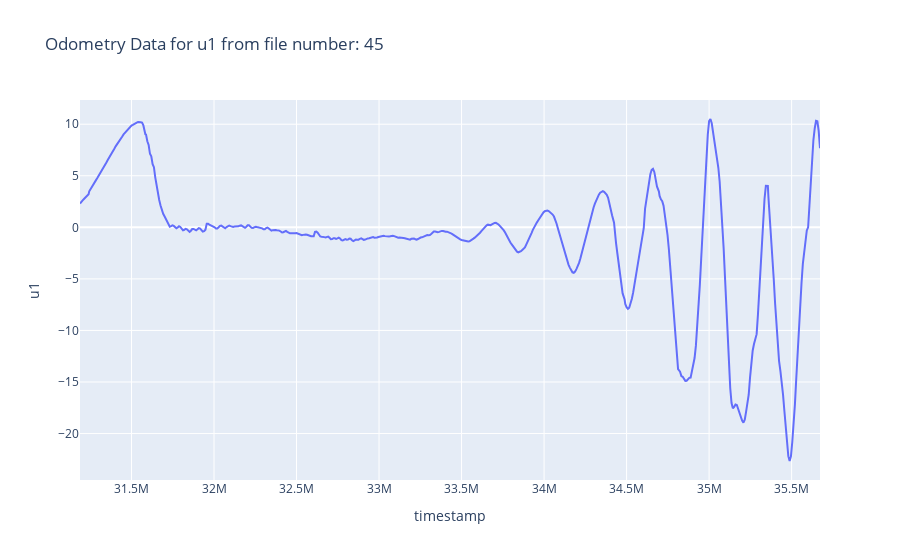
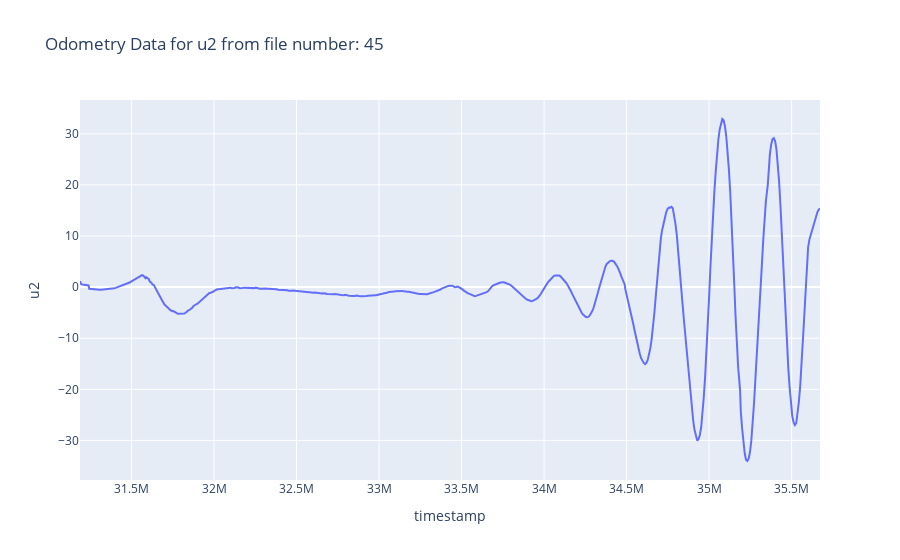
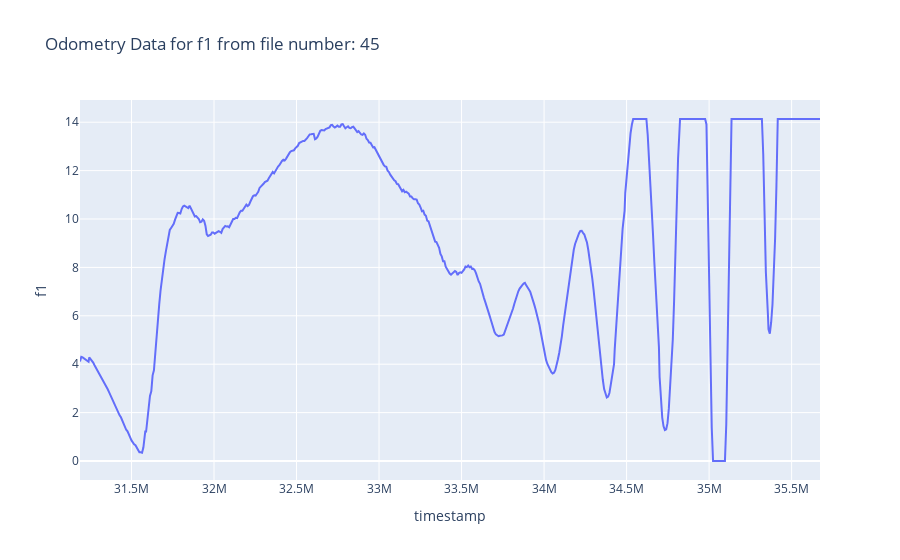
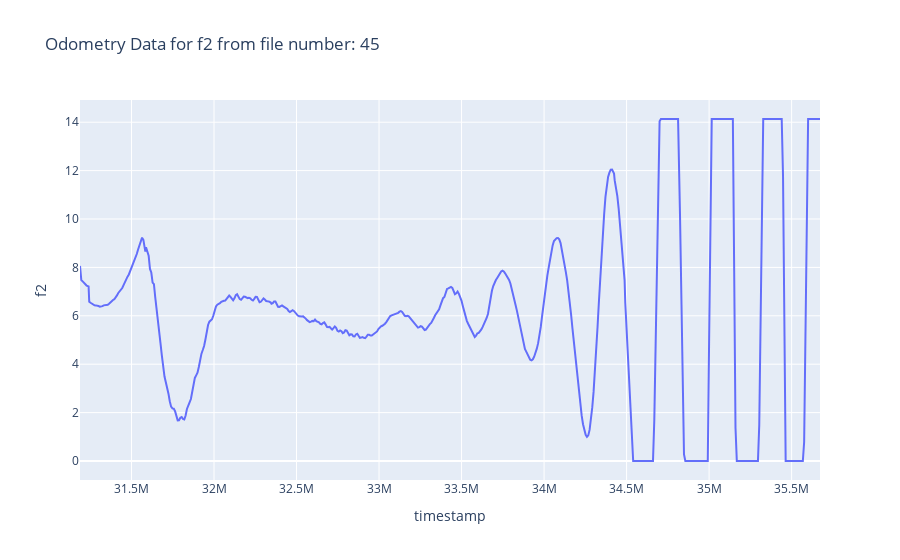

Write notebook code for charts like these, in order.
### Code cell
interactive_plotter_csv("odometry_data_45.csv")

### Figure 1 — Plotly figure (JSON) as saved in the notebook; plotly's stock layout.template omitted (floating-point values rounded to 4 significant figures; data arrays with more than 128 entries replaced by an {"elided": "..."} marker saying what was removed)
{"data": [{"hovertemplate": "timestamp=%{x}<br>u1=%{y}<extra></extra>", "legendgroup": "", "line": {"color": "#636efa", "dash": "solid"}, "marker": {"symbol": "circle"}, "mode": "lines", "name": "", "orientation": "v", "showlegend": false, "type": "scatter", "x": {"elided": "561 int values"}, "xaxis": "x", "y": {"elided": "561 float values"}, "yaxis": "y"}], "layout": {"legend": {"tracegroupgap": 0}, "title": {"text": "Odometry Data for u1 from file number: 45"}, "xaxis": {"anchor": "y", "domain": [0, 1], "title": {"text": "timestamp"}}, "yaxis": {"anchor": "x", "domain": [0, 1], "title": {"text": "u1"}}}}

### Figure 2 — Plotly figure (JSON) as saved in the notebook; plotly's stock layout.template omitted (floating-point values rounded to 4 significant figures; data arrays with more than 128 entries replaced by an {"elided": "..."} marker saying what was removed)
{"data": [{"hovertemplate": "timestamp=%{x}<br>u2=%{y}<extra></extra>", "legendgroup": "", "line": {"color": "#636efa", "dash": "solid"}, "marker": {"symbol": "circle"}, "mode": "lines", "name": "", "orientation": "v", "showlegend": false, "type": "scatter", "x": {"elided": "561 int values"}, "xaxis": "x", "y": {"elided": "561 float values"}, "yaxis": "y"}], "layout": {"legend": {"tracegroupgap": 0}, "title": {"text": "Odometry Data for u2 from file number: 45"}, "xaxis": {"anchor": "y", "domain": [0, 1], "title": {"text": "timestamp"}}, "yaxis": {"anchor": "x", "domain": [0, 1], "title": {"text": "u2"}}}}

### Figure 3 — Plotly figure (JSON) as saved in the notebook; plotly's stock layout.template omitted (floating-point values rounded to 4 significant figures; data arrays with more than 128 entries replaced by an {"elided": "..."} marker saying what was removed)
{"data": [{"hovertemplate": "timestamp=%{x}<br>f1=%{y}<extra></extra>", "legendgroup": "", "line": {"color": "#636efa", "dash": "solid"}, "marker": {"symbol": "circle"}, "mode": "lines", "name": "", "orientation": "v", "showlegend": false, "type": "scatter", "x": {"elided": "561 int values"}, "xaxis": "x", "y": {"elided": "561 float values"}, "yaxis": "y"}], "layout": {"legend": {"tracegroupgap": 0}, "title": {"text": "Odometry Data for f1 from file number: 45"}, "xaxis": {"anchor": "y", "domain": [0, 1], "title": {"text": "timestamp"}}, "yaxis": {"anchor": "x", "domain": [0, 1], "title": {"text": "f1"}}}}

### Figure 4 — Plotly figure (JSON) as saved in the notebook; plotly's stock layout.template omitted (floating-point values rounded to 4 significant figures; data arrays with more than 128 entries replaced by an {"elided": "..."} marker saying what was removed)
{"data": [{"hovertemplate": "timestamp=%{x}<br>f2=%{y}<extra></extra>", "legendgroup": "", "line": {"color": "#636efa", "dash": "solid"}, "marker": {"symbol": "circle"}, "mode": "lines", "name": "", "orientation": "v", "showlegend": false, "type": "scatter", "x": {"elided": "561 int values"}, "xaxis": "x", "y": {"elided": "561 float values"}, "yaxis": "y"}], "layout": {"legend": {"tracegroupgap": 0}, "title": {"text": "Odometry Data for f2 from file number: 45"}, "xaxis": {"anchor": "y", "domain": [0, 1], "title": {"text": "timestamp"}}, "yaxis": {"anchor": "x", "domain": [0, 1], "title": {"text": "f2"}}}}
